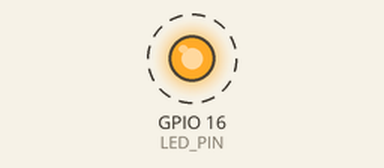
This program was run on a simulated ESP32-S3. Parts: output pins drawn as LEDs (lit = HIGH). Dashed ring = blinking. What the program prints to the serial monitor is not drawn.

Above: at 0.2 s.
Timing chart, 0 to 3.0 s (numbered marks = the images above):
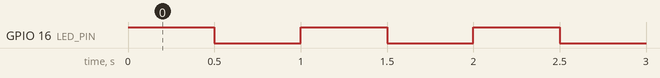

Measured:
- by itself, GPIO 16 (LED_PIN): alternates HIGH for 0.50 s and LOW for 0.50 s

The program:

main.cpp
```cpp
#include <Arduino.h>

// Connect an LED to digital pin 16:
// LED anode -> 220Ω resistor -> Pin 16
// LED cathode -> GND

#define LED_PIN 16 // LED connected to pin 16

void setup()
{
  Serial.begin(115200); // Start serial communication at 115200 baud rate

  // Initialize the LED pin as an output
  pinMode(LED_PIN, OUTPUT);
}

void loop()
{
  // Blink the LED: 500ms ON, 500ms OFF
  digitalWrite(LED_PIN, HIGH); // turn LED on
  Serial.println("LED ON");
  delay(500);                 // wait 500 milliseconds
  digitalWrite(LED_PIN, LOW); // turn LED off
  Serial.println("LED OFF");
  delay(500); // wait 500 milliseconds
}
```
